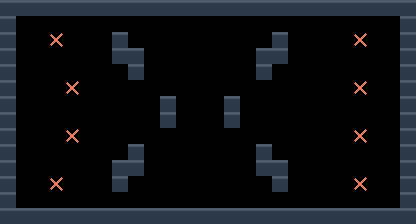

The image is a tile-based game level rendered from a .tmx file. Its description and complete source (layers, tilesets, objects, tile grids) follow:
An orthogonal 26x14 tile map with 16x16 px tiles, 2 tile layers (terreno, marcadores).

<map version="1.10" tiledversion="1.11.0" orientation="orthogonal" renderorder="right-down" width="26" height="14" tilewidth="16" tileheight="16" infinite="0" nextlayerid="3" nextobjectid="1">
 <properties>
  <property name="tipo" value="raz_combate" />
  <property name="nombre" value="raices" />
 </properties>
 <tileset firstgid="1" source="muelle.tsx" />
 <layer id="1" name="terreno" width="26" height="14">
  <data encoding="csv">
1,1,1,1,1,1,1,1,1,1,1,1,1,1,1,1,1,1,1,1,1,1,1,1,1,1,
1,0,0,0,0,0,0,0,0,0,0,0,0,0,0,0,0,0,0,0,0,0,0,0,0,1,
1,0,0,0,0,0,0,1,0,0,0,0,0,0,0,0,0,1,0,0,0,0,0,0,0,1,
1,0,0,0,0,0,0,1,1,0,0,0,0,0,0,0,1,1,0,0,0,0,0,0,0,1,
1,0,0,0,0,0,0,0,1,0,0,0,0,0,0,0,1,0,0,0,0,0,0,0,0,1,
1,0,0,0,0,0,0,0,0,0,0,0,0,0,0,0,0,0,0,0,0,0,0,0,0,1,
1,0,0,0,0,0,0,0,0,0,1,0,0,0,1,0,0,0,0,0,0,0,0,0,0,1,
1,0,0,0,0,0,0,0,0,0,1,0,0,0,1,0,0,0,0,0,0,0,0,0,0,1,
1,0,0,0,0,0,0,0,0,0,0,0,0,0,0,0,0,0,0,0,0,0,0,0,0,1,
1,0,0,0,0,0,0,0,1,0,0,0,0,0,0,0,1,0,0,0,0,0,0,0,0,1,
1,0,0,0,0,0,0,1,1,0,0,0,0,0,0,0,1,1,0,0,0,0,0,0,0,1,
1,0,0,0,0,0,0,1,0,0,0,0,0,0,0,0,0,1,0,0,0,0,0,0,0,1,
1,0,0,0,0,0,0,0,0,0,0,0,0,0,0,0,0,0,0,0,0,0,0,0,0,1,
1,1,1,1,1,1,1,1,1,1,1,1,1,1,1,1,1,1,1,1,1,1,1,1,1,1
</data>
 </layer>
 <layer id="2" name="marcadores" width="26" height="14">
  <data encoding="csv">
0,0,0,0,0,0,0,0,0,0,0,0,0,0,0,0,0,0,0,0,0,0,0,0,0,0,
0,0,0,0,0,0,0,0,0,0,0,0,0,0,0,0,0,0,0,0,0,0,0,0,0,0,
0,0,0,3,0,0,0,0,0,0,0,0,0,0,0,0,0,0,0,0,0,0,3,0,0,0,
0,0,0,0,0,0,0,0,0,0,0,0,0,0,0,0,0,0,0,0,0,0,0,0,0,0,
0,0,0,0,0,0,0,0,0,0,0,0,0,0,0,0,0,0,0,0,0,0,0,0,0,0,
0,0,0,0,3,0,0,0,0,0,0,0,0,0,0,0,0,0,0,0,0,0,3,0,0,0,
0,0,0,0,0,0,0,0,0,0,0,0,0,0,0,0,0,0,0,0,0,0,0,0,0,0,
0,0,0,0,0,0,0,0,0,0,0,0,0,0,0,0,0,0,0,0,0,0,0,0,0,0,
0,0,0,0,3,0,0,0,0,0,0,0,0,0,0,0,0,0,0,0,0,0,3,0,0,0,
0,0,0,0,0,0,0,0,0,0,0,0,0,0,0,0,0,0,0,0,0,0,0,0,0,0,
0,0,0,0,0,0,0,0,0,0,0,0,0,0,0,0,0,0,0,0,0,0,0,0,0,0,
0,0,0,3,0,0,0,0,0,0,0,0,0,0,0,0,0,0,0,0,0,0,3,0,0,0,
0,0,0,0,0,0,0,0,0,0,0,0,0,0,0,0,0,0,0,0,0,0,0,0,0,0,
0,0,0,0,0,0,0,0,0,0,0,0,0,0,0,0,0,0,0,0,0,0,0,0,0,0
</data>
 </layer>
</map>
